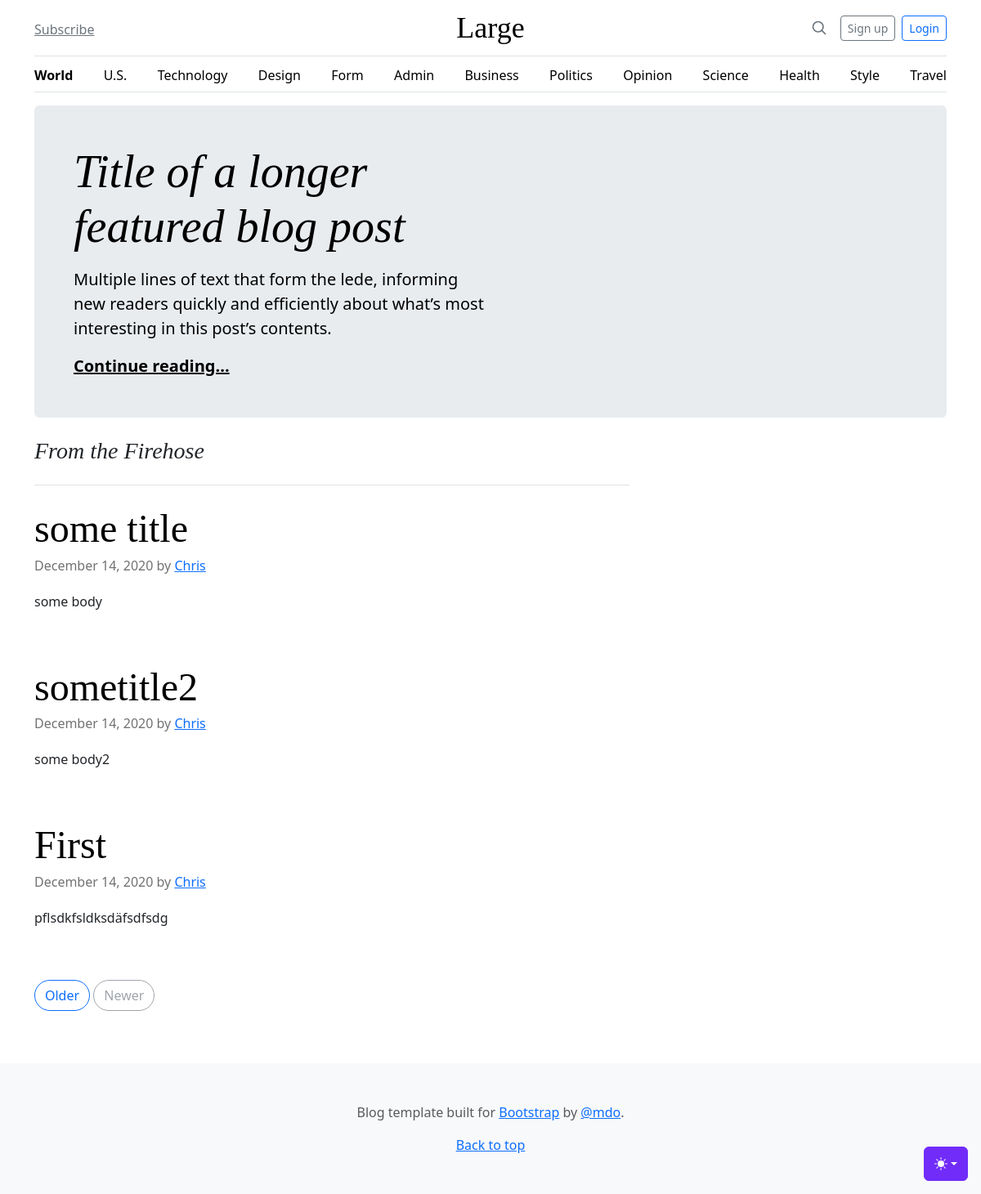
The page / on the database its author committed.
### tables this page shows
CREATE TABLE "posts"
(
    id    integer
        constraint posts_pk
            primary key autoincrement,
    title text not null,
    body  text not null
);

### src/Route.php (called while the page is built, shortened)
<?php
class Route {
    public function __construct($method, $path, $action)
    {
        $this->method = $method;
        $this->path = $path;
        $this->action = $action;
    }
}

### src/Router.php (called while the page is built, shortened)
<?php
class Router {
    private static $routes = [];
    private $path;
    private $method;
    public function __construct($path, $method)
    {
        $this->path = parse_url($path, PHP_URL_PATH);
        $this->method = $method;
    }
    public function match(){
        foreach(self::$routes as $route){
            if($route->path === $this->path && $route->method === $this->method){
                return $route;
            }
        }
        return false;
    }
    public static function addRoute($method, $path, $action){
        self::$routes[] = new Route($method, $path, $action);
    }
}

### helpers.php (called while the page is built, shortened)
<?php
function view($viewName, $vars=[]){
    extract($vars);
    include __DIR__ . "/views/$viewName.php";
}

### src/Controllers/PublicController.php (called while the page is built, shortened)
<?php
class PublicController
{
    public function index()
    {
        $posts = Post::all();
        view('index', compact('posts'));
    }
}

### src/DB.php (called while the page is built, shortened)
<?php
class DB
{
    private $conn;
    public function __construct()
    {
        try {
            $this->conn = new PDO('sqlite:' . __DIR__ . '/../db.sqlite');
            $this->conn->setAttribute(PDO::ATTR_ERRMODE, PDO::ERRMODE_EXCEPTION);
        } catch (PDOException $e) {
            echo "Connection failed: " . $e->getMessage();
        }
    }
    public function all($table, $class)
    {
        $stmt = $this->conn->prepare("SELECT * FROM $table");
        $stmt->execute();
        $stmt->setFetchMode(PDO::FETCH_CLASS, $class);
        return $stmt->fetchAll();
    }
}

### src/Models/Model.php (called while the page is built, shortened)
<?php
class Model {
    public static $table;
    public static function all(){
        $db = new DB();
        return $db->all(static::$table, static::class);
    }
}

### views/partials/posts.php (the view)
<h3 class="pb-4 mb-4 fst-italic border-bottom">
    From the Firehose
</h3>
<?php foreach($posts as $post): ?>
    <article class="blog-post">
        <h2 class="display-5 link-body-emphasis mb-1"><?=$post->title?></h2>
        <p class="blog-post-meta">December 14, 2020 by <a href="#">Chris</a></p>
        <p><?=$post->body?></p>
    </article>
<?php endforeach; ?>
<nav class="blog-pagination" aria-label="Pagination">
    <a class="btn btn-outline-primary rounded-pill" href="#">Older</a>
    <a class="btn btn-outline-secondary rounded-pill disabled" aria-disabled="true">Newer</a>
</nav>

### public/index.php (shortened to what this page needs)
<?php
spl_autoload_register(function($class){
    $class = substr($class, 4);
});
require __DIR__ . '/../helpers.php';
$router = new App\Router($_SERVER['REQUEST_URI'], $_SERVER['REQUEST_METHOD']);
$match = $router->match();
if($match){
    if(is_callable($match->action)) {
        call_user_func($match->action);
    } else if (is_array($match->action) && count($match->action) === 2){
        $controller = new $class();
        $method = $match->action[1];
        $controller->$method();
    }
} else {
    echo 'ERROR 404';
}

### views/partials/header.php (shortened to what this page needs)
<!doctype html>
<html lang="en" data-bs-theme="auto">
  <head><script src="../assets/js/color-modes.js"></script>
    <link rel="stylesheet" href="https://cdn.jsdelivr.net/npm/@docsearch/css@3">
<link href="/assets/dist/css/bootstrap.min.css" rel="stylesheet">
    <link href="blog.css" rel="stylesheet">
  </head>
  <body>
    <div class="dropdown position-fixed bottom-0 end-0 mb-3 me-3 bd-mode-toggle">
      <button class="btn btn-bd-primary py-2 dropdown-toggle d-flex align-items-center"
              id="bd-theme"
              type="button"
              aria-expanded="false"
              data-bs-toggle="dropdown"
              aria-label="Toggle theme (auto)">
        <svg class="bi my-1 theme-icon-active" width="1em" height="1em"><use href="#circle-half"></use></svg>
      </button>
    </div>
<div class="container">
  <header class="border-bottom lh-1 py-3">
    <div class="row flex-nowrap justify-content-between align-items-center">
      <div class="col-4 pt-1">
        <a class="link-secondary" href="#">Subscribe</a>
      </div>
      <div class="col-4 text-center">
        <a class="blog-header-logo text-body-emphasis text-decoration-none" href="#">Large</a>
      </div>
      <div class="col-4 d-flex justify-content-end align-items-center">
        <a class="link-secondary" href="#" aria-label="Search">
          <svg xmlns="http://www.w3.org/2000/svg" width="20" height="20" fill="none" stroke="currentColor" stroke-linecap="round" stroke-linejoin="round" stroke-width="2" class="mx-3" role="img" viewBox="0 0 24 24"><title>Search</title><circle cx="10.5" cy="10.5" r="7.5"/><path d="M21 21l-5.2-5.2"/></svg>
        </a>
        <a class="btn btn-sm btn-outline-secondary" href="/register">Sign up</a>
        <a class="btn btn-sm btn-outline-primary ms-2" href="/login">Login</a>
      </div>
    </div>
  </header>
  <?php include 'nav.php';?>
</div>

### views/partials/nav.php
<div class="nav-scroller py-1 mb-3 border-bottom">
    <nav class="nav nav-underline justify-content-between">
      <a class="nav-item nav-link link-body-emphasis active" href="#">World</a>
      <a class="nav-item nav-link link-body-emphasis" href="#">U.S.</a>
      <a class="nav-item nav-link link-body-emphasis" href="#">Technology</a>
      <a class="nav-item nav-link link-body-emphasis" href="#">Design</a>
      <a class="nav-item nav-link link-body-emphasis" href="#/form">Form</a>
      <a class="nav-item nav-link link-body-emphasis" href="#/admin/posts">Admin</a>
      <a class="nav-item nav-link link-body-emphasis" href="#">Business</a>
      <a class="nav-item nav-link link-body-emphasis" href="#">Politics</a>
      <a class="nav-item nav-link link-body-emphasis" href="#">Opinion</a>
      <a class="nav-item nav-link link-body-emphasis" href="#">Science</a>
      <a class="nav-item nav-link link-body-emphasis" href="#">Health</a>
      <a class="nav-item nav-link link-body-emphasis" href="#">Style</a>
      <a class="nav-item nav-link link-body-emphasis" href="#">Travel</a>
    </nav>
  </div>

### views/index.php (shortened to what this page needs)
<?php include 'partials/header.php'; ?>
<main class="container">
  <?php include 'partials/hero.php'; ?>
  <div class="row g-5">
    <div class="col-md-8">
      <?php include 'partials/posts.php'; ?>
    </div>
    <div class="col-md-4">
    </div>
  </div>
</main>
<?php include 'partials/footer.php'; ?>

### views/partials/hero.php
<div class="p-4 p-md-5 mb-4 rounded text-body-emphasis bg-body-secondary">
    <div class="col-lg-6 px-0">
      <h1 class="display-4 fst-italic">Title of a longer featured blog post</h1>
      <p class="lead my-3">Multiple lines of text that form the lede, informing new readers quickly and efficiently about what’s most interesting in this post’s contents.</p>
      <p class="lead mb-0"><a href="#" class="text-body-emphasis fw-bold">Continue reading...</a></p>
    </div>
  </div>

### views/partials/footer.php (shortened to what this page needs)
<footer class="py-5 text-center text-body-secondary bg-body-tertiary">
  <p>Blog template built for <a href="https://getbootstrap.com/">Bootstrap</a> by <a href="https://twitter.com/mdo">@mdo</a>.</p>
  <p class="mb-0">
    <a href="#">Back to top</a>
  </p>
</footer>
    </body>
</html>

### public/blog.css (style rules this page uses)
.blog-header-logo { font-family: "Playfair Display", Georgia, "Times New Roman", serif; font-size: 2.25rem; }
h1, h2, h3, h4, h5, h6 { font-family: "Playfair Display", Georgia, "Times New Roman", serif; }
.blog-pagination { margin-bottom: 4rem; }
.blog-post { margin-bottom: 4rem; }
.blog-post-meta { margin-bottom: 1.25rem; color: #727272; }

### views/partials/header.php (style rules this page uses)
.bi { vertical-align: -.125em; fill: currentColor; }
.nav-scroller { position: relative; z-index: 2; height: 2.75rem; overflow-y: hidden; }
.nav-scroller .nav { display: flex; flex-wrap: nowrap; padding-bottom: 1rem; margin-top: -1px; overflow-x: auto; text-align: center; white-space: nowrap; -webkit-overflow-scrolling: touch; }
.btn-bd-primary { --bd-violet-bg: #712cf9; --bd-violet-rgb: 112.520718, 44.062154, 249.437846; --bs-btn-font-weight: 600; --bs-btn-color: var(--bs-white); --bs-btn-bg: var(--bd-violet-bg); --bs-btn-border-color: var(--bd-violet-bg); --bs-btn-hover-color: var(--bs-white); --bs-btn-hover-bg: #6528e0; --bs-btn-hover-border-color: #6528e0; --bs-btn-focus-shadow-rgb: var(--bd-violet-rgb); --bs-btn-active-color: var(--bs-btn-hover-color); --bs-btn-active-bg: #5a23c8; --bs-btn-active-border-color: #5a23c8; }
.bd-mode-toggle { z-index: 1500; }

### rows shown on the page
posts: title "some title", body "some body"
posts: title "sometitle2", body "some body2"
posts: title "First", body "pflsdkfsldksdäfsdfsdg"
